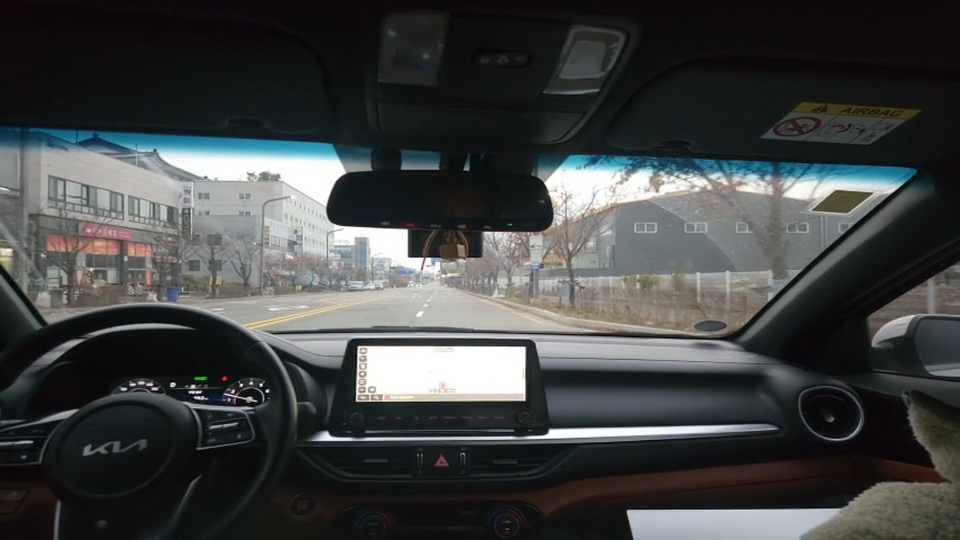
#> input picture 캡스톤_모델정리/find_lane/이벤트 4_original.jpg, 960 x 540 px
$ python -i create_debug_video.py   (imports and definitions only)
#> lines starting #> are read from the running program, lines starting #| are printed output that depends on the picture; after the words box and inside, x2 and y2 are one past the last pixel; in counts of white or black regions, pixels touching at a corner belong together
#> further down, picture is the input picture: shape (540, 960, 3); mean B, G, R 67.4, 67.4, 64.9
#!/usr/bin/env python3
"""
차선 검출 디버그 영상 생성기
- 원본, BEV, 차선 마스크, 최종 결과를 함께 표시
- 차선 중심 위치 변화 그래프
"""
import cv2
import numpy as np
from pathlib import Path
import json
import matplotlib.pyplot as plt
from matplotlib.backends.backend_agg import FigureCanvasAgg

# [7 lines left out: function load_roi_config, not called in this run]

def detect_lanes_improved(bev_frame, exclude_bottom_height=100):
#> called with exclude_bottom_height = 100
    h, w = bev_frame.shape[:2]
#> h = 540; w = 960

    hsv = cv2.cvtColor(bev_frame, cv2.COLOR_BGR2HSV)
#> hsv: shape (540, 960, 3); mean H, S, V 79.4, 47.8, 70.7

    # 흰색
    lower_white = np.array([0, 0, 150])
    upper_white = np.array([180, 60, 255])
    white_mask = cv2.inRange(hsv, lower_white, upper_white)
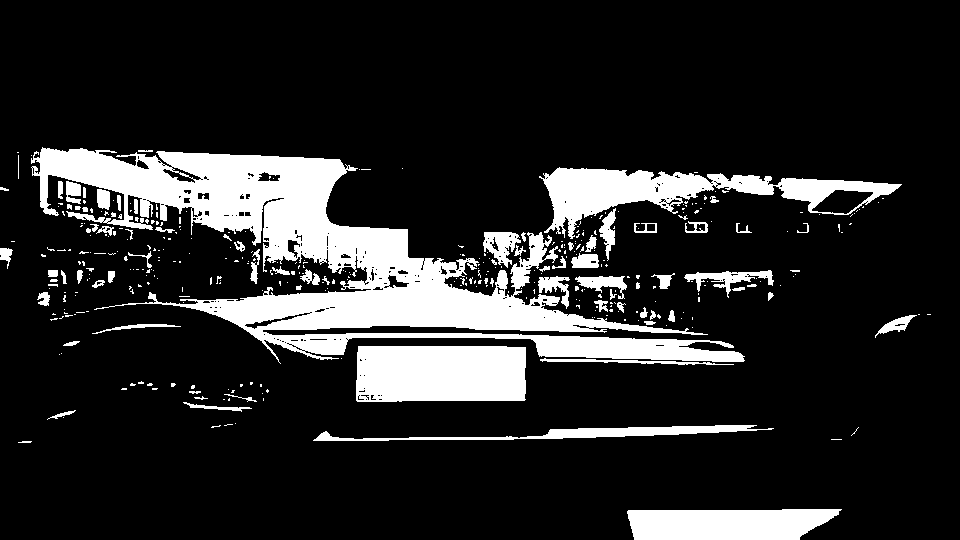
#> white_mask: shape (540, 960); 15.7% white; 383 white regions (302 under 20 px), largest, box (x1, y1, x2, y2) and area: (31, 147, 745, 364) 45129, (356, 346, 526, 402) 9259, (539, 167, 902, 239) 8832

    # 노란색
    lower_yellow = np.array([10, 60, 60])
    upper_yellow = np.array([40, 255, 255])
    yellow_mask = cv2.inRange(hsv, lower_yellow, upper_yellow)
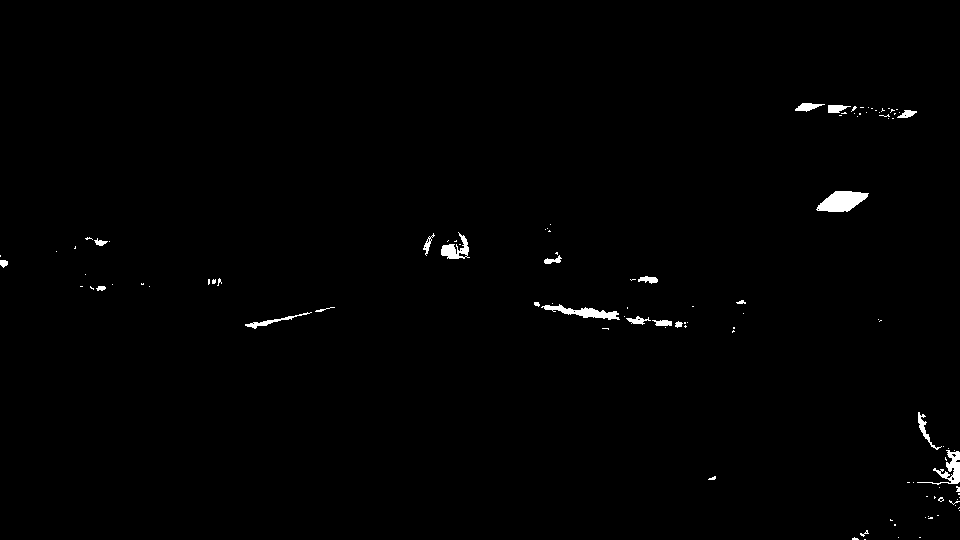
#> yellow_mask: shape (540, 960); 0.74% white; 109 white regions (86 under 20 px), largest, box (x1, y1, x2, y2) and area: (816, 191, 869, 212) 738, (541, 304, 620, 320) 493, (917, 450, 960, 485) 437

    # Edge
    gray = cv2.cvtColor(bev_frame, cv2.COLOR_BGR2GRAY)
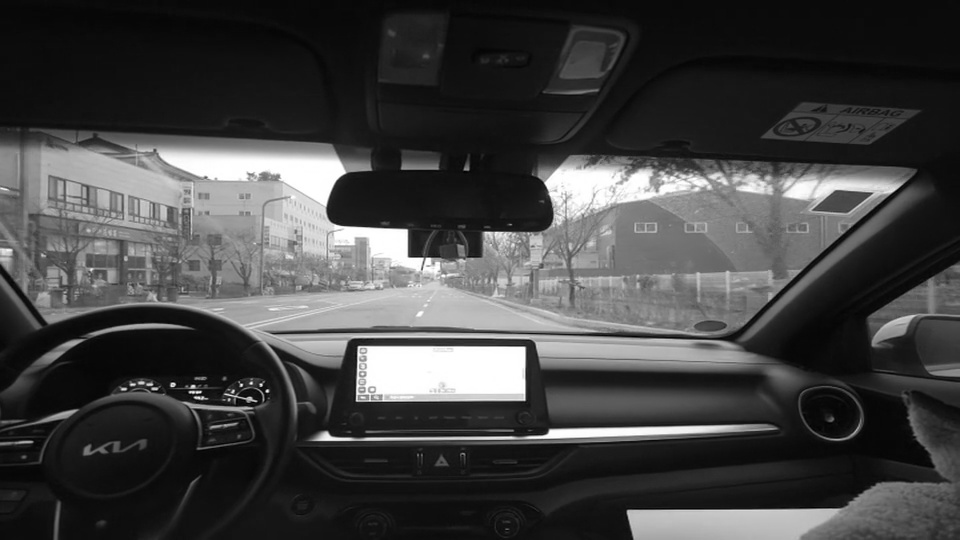
#> gray: shape (540, 960); min 0, max 255, mean 66.7
    blurred = cv2.GaussianBlur(gray, (5, 5), 0)
    edges = cv2.Canny(blurred, 50, 150)
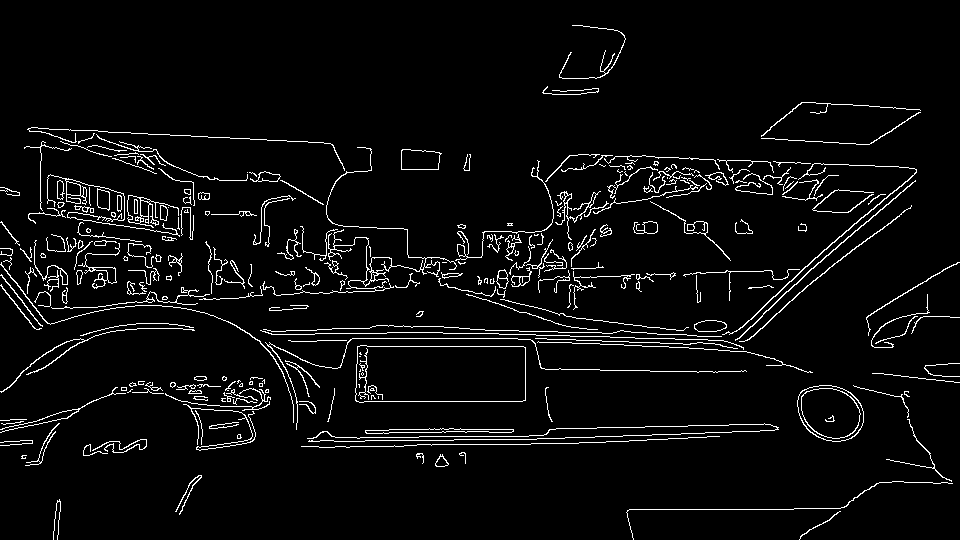
#> edges: shape (540, 960); 4.5% white in thin lines or dots

    # 결합
    hsv_combined = cv2.bitwise_or(white_mask, yellow_mask)
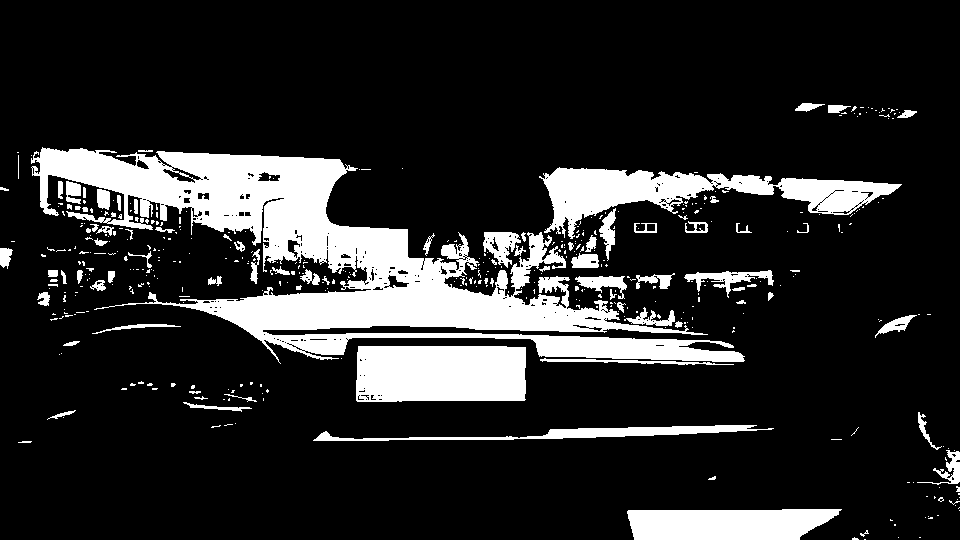
#> hsv_combined: shape (540, 960); 16.4% white; 442 white regions (356 under 20 px), largest, box (x1, y1, x2, y2) and area: (31, 147, 745, 364) 46908, (539, 167, 902, 239) 9576, (356, 346, 526, 402) 9259
    combined = cv2.bitwise_or(hsv_combined, edges)
#> combined: shape (540, 960); 19.6% white; 362 white regions (238 under 20 px), largest, box (x1, y1, x2, y2) and area: (0, 127, 917, 430) 66871, (355, 345, 526, 403) 9475, (626, 419, 960, 540) 6655

    # Morphological
    kernel = np.ones((5, 5), np.uint8)
    combined = cv2.morphologyEx(combined, cv2.MORPH_CLOSE, kernel)
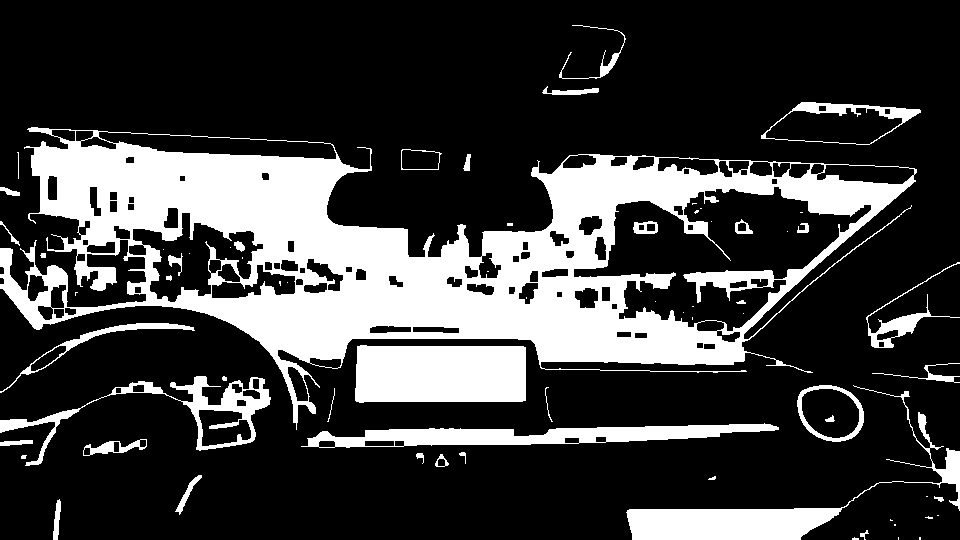
#> combined: shape (540, 960); 24% white; 69 white regions (29 under 20 px), largest, box (x1, y1, x2, y2) and area: (0, 127, 917, 430) 90657, (355, 345, 526, 403) 9522, (626, 385, 960, 540) 7276

    # 하단 마스킹
    mask = np.ones_like(combined)
    mask[h - exclude_bottom_height:, :] = 0
    combined = cv2.bitwise_and(combined, mask)
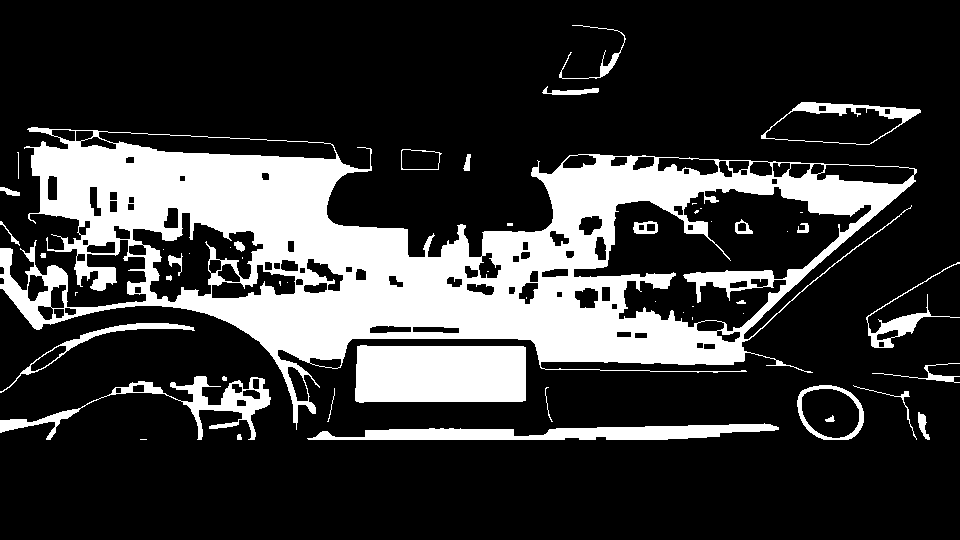
#> combined: shape (540, 960); values 0 (black) and 1 (white), 22.1% white; 53 white regions (22 under 20 px), largest, box (x1, y1, x2, y2) and area: (0, 127, 917, 430) 90657, (355, 345, 526, 403) 9522, (307, 423, 779, 440) 4600

    return (combined > 127).astype(np.uint8), white_mask, yellow_mask, edges

# [283 lines left out: functions find_lane_boundaries, create_debug_composite, process_debug_video, main, not called in this run]

# [2 lines not run here, left out]

>>> import cv2
>>> picture = cv2.imread('이벤트 4_original.jpg')
>>> result = detect_lanes_improved(picture)

$ run again, on 캡스톤_모델정리/find_lane/이벤트 5_original.jpg
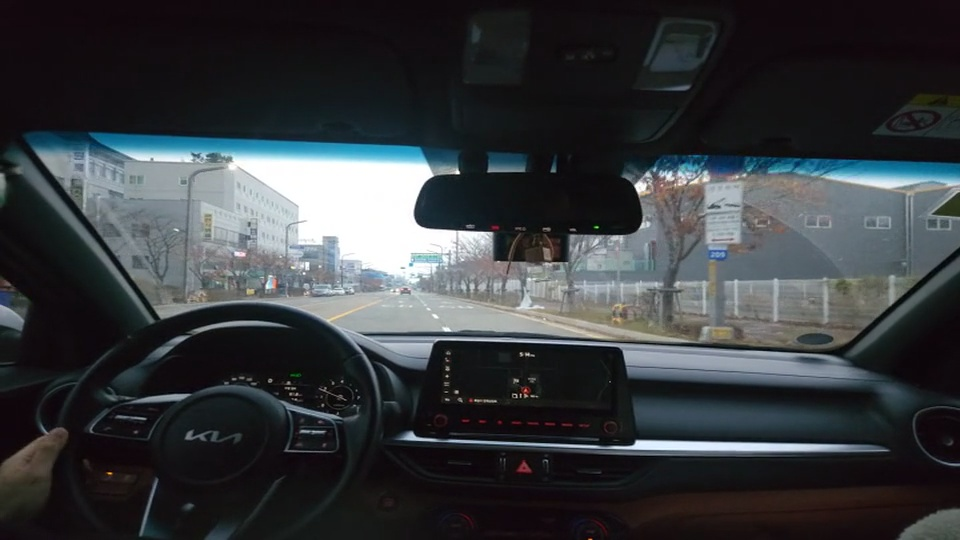
#> input picture 캡스톤_모델정리/find_lane/이벤트 5_original.jpg, 960 x 540 px
#> picture is the input picture: shape (540, 960, 3); mean B, G, R 61.8, 58.5, 55.1
#> hsv: shape (540, 960, 3); mean H, S, V 105.6, 62.1, 63.9
#> in detect_lanes_improved, `white_mask = cv2.inRange(hsv, lower_white, upper_white)`:
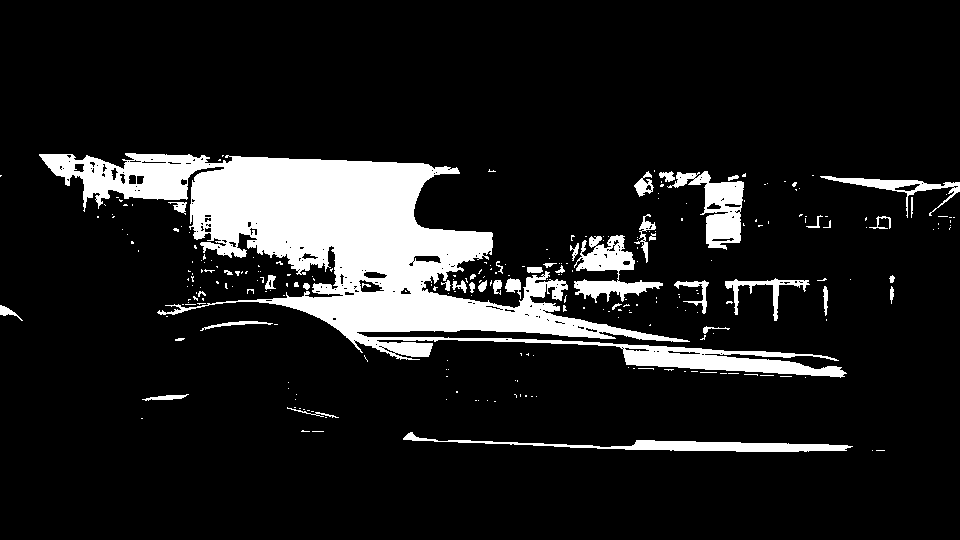
#> white_mask: shape (540, 960); 11.9% white; 266 white regions (221 under 20 px), largest, box (x1, y1, x2, y2) and area: (39, 153, 847, 378) 48587, (403, 432, 853, 452) 2479, (667, 171, 744, 250) 2478
#> yellow_mask: shape (540, 960); 0.4% white; 54 white regions (43 under 20 px), largest, box (x1, y1, x2, y2) and area: (0, 436, 67, 486) 1308, (590, 316, 634, 326) 205, (713, 329, 730, 338) 126
#> edges: shape (540, 960); 3.7% white in thin lines or dots, all inside (x1, y1, x2, y2) = (0, 85, 960, 540)
#> hsv_combined: shape (540, 960); 12.3% white; 307 white regions (254 under 20 px), largest, box (x1, y1, x2, y2) and area: (39, 153, 847, 378) 48593, (667, 171, 744, 250) 2540, (403, 432, 853, 452) 2479
#> in detect_lanes_improved, `combined = cv2.bitwise_and(combined, mask)`:
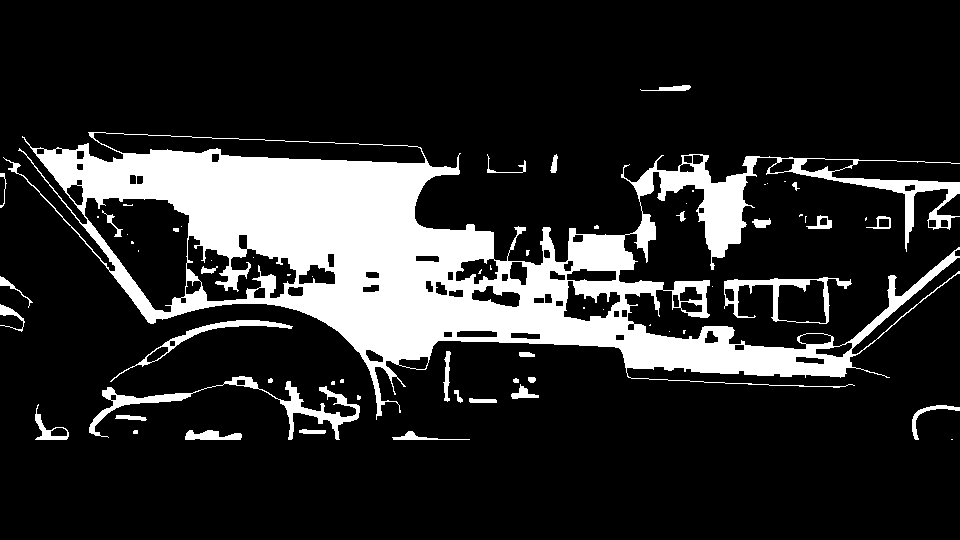
#> combined: shape (540, 960); values 0 (black) and 1 (white), 17% white; 65 white regions (33 under 20 px), largest, box (x1, y1, x2, y2) and area: (3, 132, 960, 420) 79431, (89, 376, 360, 440) 2549, (724, 277, 852, 324) 1379

$ run again, on 캡스톤_모델정리/find_lane/method_1_hsv_basic.jpg
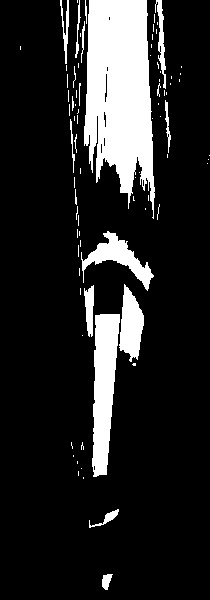
#> input picture 캡스톤_모델정리/find_lane/method_1_hsv_basic.jpg, 210 x 600 px
#> picture is the input picture: shape (600, 210, 3); min 0, max 255, mean 38.2
#> hsv: shape (600, 210, 3); mean H, S, V 0, 0, 38.2
#> white_mask: shape (600, 210); 15% white; 82 white regions (62 under 20 px), largest, box (x1, y1, x2, y2) and area: (84, 0, 155, 219) 11010, (92, 314, 120, 477) 3130, (81, 231, 154, 291) 1370
#> yellow_mask: shape (600, 210); every value is 0
#> in detect_lanes_improved, `edges = cv2.Canny(blurred, 50, 150)`:
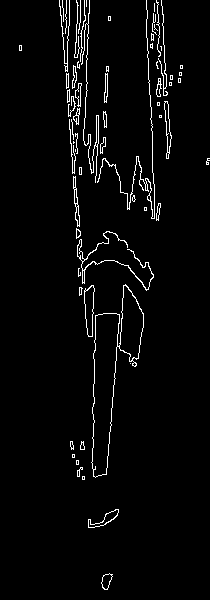
#> edges: shape (600, 210); 3.2% white in thin lines or dots, all inside (x1, y1, x2, y2) = (19, 0, 210, 590)
#> in detect_lanes_improved, `combined = cv2.bitwise_and(combined, mask)`:
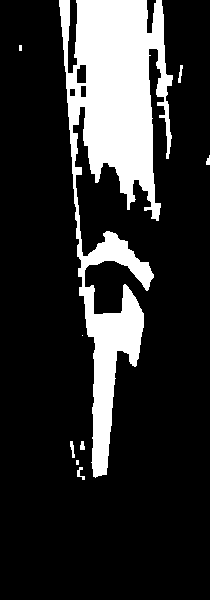
#> combined: shape (600, 210); values 0 (black) and 1 (white), 18.2% white; 9 white regions (3 under 20 px), largest, box (x1, y1, x2, y2) and area: (59, 0, 173, 478) 22675, (178, 65, 183, 83) 49, (70, 441, 75, 458) 49, (77, 467, 85, 480) 47, (80, 441, 85, 450) 36, (206, 155, 210, 165) 28

$ run again, on 캡스톤_모델정리/find_lane/method_2_hsv_tuned.jpg
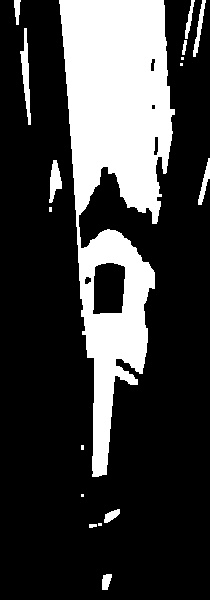
#> input picture 캡스톤_모델정리/find_lane/method_2_hsv_tuned.jpg, 210 x 600 px
#> picture is the input picture: shape (600, 210, 3); min 0, max 255, mean 61.9
#> hsv: shape (600, 210, 3); mean H, S, V 0, 0, 61.9
#> white_mask: shape (600, 210); 24.3% white; 17 white regions (6 under 20 px), largest, box (x1, y1, x2, y2) and area: (59, 0, 175, 477) 28674, (20, 28, 31, 125) 475, (49, 160, 62, 203) 320
#> yellow_mask: shape (600, 210); every value is 0
#> edges: shape (600, 210); 2% white in thin lines or dots
#> in detect_lanes_improved, `combined = cv2.bitwise_and(combined, mask)`:
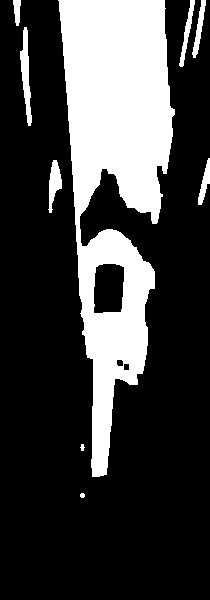
#> combined: shape (600, 210); values 0 (black) and 1 (white), 25.3% white; 9 white regions, largest, box (x1, y1, x2, y2) and area: (58, 0, 175, 477) 29824, (20, 27, 32, 126) 593, (48, 160, 62, 213) 401
